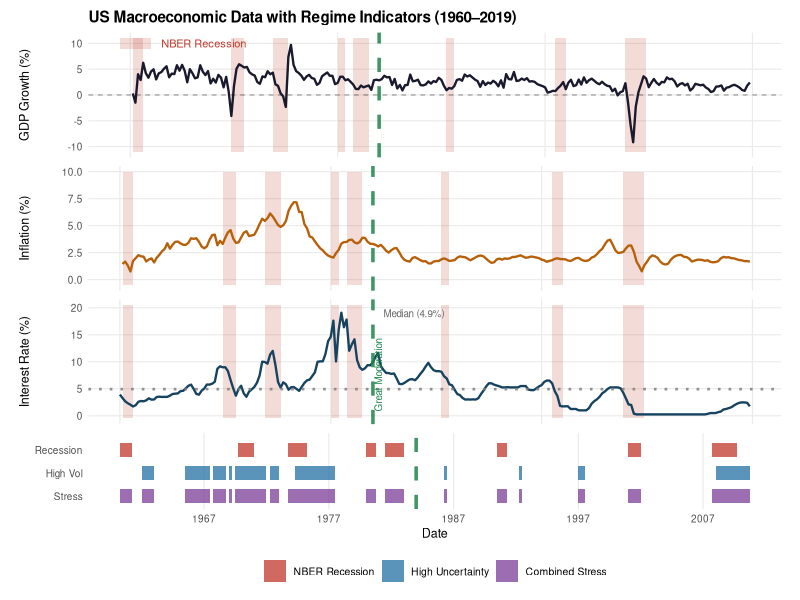
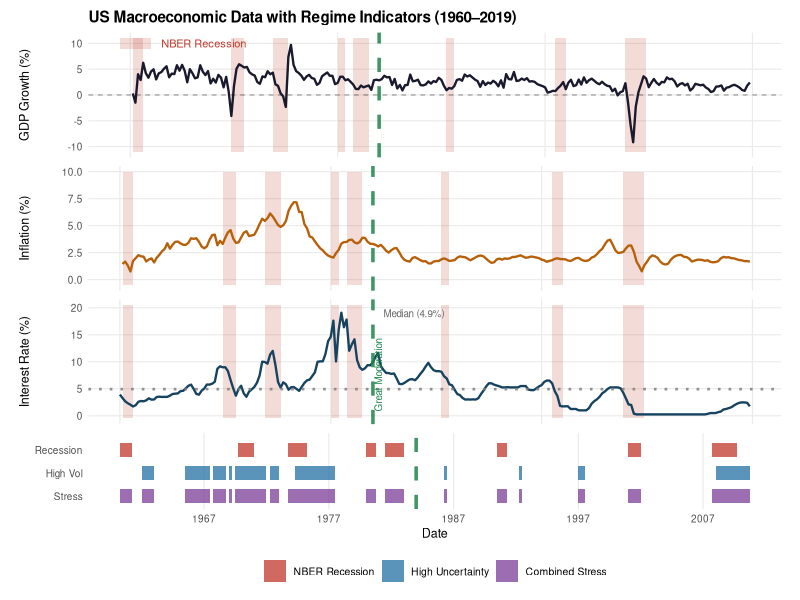

Recreate these plots in R, in order.
# =============================================================================
# figure_10_3.R
# Replication code for Figure 10.3
# US Macroeconomic Data with Regime Indicators (1960-2019)
#
# Macroeconometrics — Paccagnini (2026), Chapter 10
#
# Data file required (same folder): macro_data_1960_2019.csv
# Install packages once:
#   install.packages(c("ggplot2","dplyr","tidyr","zoo","patchwork","scales"))
# =============================================================================

library(ggplot2)
library(dplyr)
library(tidyr)
library(zoo)
library(patchwork)
library(scales)

# ── 0. Load data ──────────────────────────────────────────────────────────────
df <- read.csv("macro_data_1960_2019.csv", stringsAsFactors = FALSE)
df$date <- as.Date(df$date)
df$gdp_growth <- as.numeric(df$gdp_growth)
df$inflation  <- as.numeric(df$inflation)
T <- nrow(df)

# ── 1. Regime indicators ──────────────────────────────────────────────────────
# Rolling 8-quarter SD of GDP growth (zoo::rollapply)
df$roll_std <- rollapply(df$gdp_growth, width = 8, FUN = sd,
                         fill = NA, align = "right", partial = TRUE)
p75         <- quantile(df$roll_std, 0.75, na.rm = TRUE)
df$high_vol <- as.integer(df$roll_std > p75)
df$high_vol[is.na(df$high_vol)] <- 0L
df$stress   <- pmax(df$nber_rec, df$high_vol)

gm_date <- as.Date("1984-01-01")
ffr_med <- median(df$ffr, na.rm = TRUE)

# ── 2. Colours ────────────────────────────────────────────────────────────────
C_REC  <- "#C0392B"; C_HVOL <- "#2471A3"; C_STR <- "#7D3C98"
C_GM   <- "#1E8449"; C_GDP  <- "#1A1A2E"; C_INF <- "#B7600A"; C_FFR <- "#154360"

# ── 3. Build recession shading data.frame ─────────────────────────────────────
make_shading <- function(dates, indicator) {
  out <- data.frame(xmin=as.Date(character()), xmax=as.Date(character()))
  in_b <- FALSE
  for (i in seq_along(dates)) {
    if (indicator[i] == 1 && !in_b) { s <- dates[i]; in_b <- TRUE }
    else if (indicator[i] == 0 && in_b) {
      out <- rbind(out, data.frame(xmin=s, xmax=dates[i])); in_b <- FALSE
    }
  }
  if (in_b) out <- rbind(out, data.frame(xmin=s, xmax=tail(dates,1)))
  out
}

rec_shading  <- make_shading(df$date, df$nber_rec)
# Add ymin/ymax for each panel
make_rect <- function(shd, ymin, ymax) {
  if (nrow(shd)==0) return(NULL)
  shd$ymin <- ymin; shd$ymax <- ymax; shd
}

# ── 4. Helper: common theme ───────────────────────────────────────────────────
my_theme <- function() {
  theme_minimal(base_size = 9) +
    theme(panel.grid.minor  = element_blank(),
          panel.grid.major  = element_line(colour="grey92"),
          axis.title.x      = element_blank(),
          axis.text.x       = element_blank(),
          axis.ticks.x      = element_blank(),
          plot.margin       = margin(2,8,2,8))
}

# ── 5. Panel 1: GDP Growth ────────────────────────────────────────────────────
p1 <- ggplot(df, aes(x=date)) +
  geom_rect(data=make_rect(rec_shading,-11,11),
            aes(xmin=xmin,xmax=xmax,ymin=ymin,ymax=ymax),
            fill=C_REC,alpha=0.18,inherit.aes=FALSE) +
  geom_hline(yintercept=0, linetype="dashed", colour="black", linewidth=0.4, alpha=0.4) +
  geom_line(aes(y=gdp_growth), colour=C_GDP, linewidth=0.8) +
  geom_vline(xintercept=gm_date, colour=C_GM, linetype="dashed", linewidth=1.2, alpha=0.85) +
  annotate("rect",xmin=as.Date("1959-01-01"),xmax=as.Date("1962-01-01"),
           ymin=9,ymax=11,fill=C_REC,alpha=0.18) +
  annotate("text",x=as.Date("1963-01-01"),y=10,label="NBER Recession",
           hjust=0,size=2.8,colour=C_REC) +
  scale_y_continuous(name="GDP Growth (%)") +
  coord_cartesian(ylim=c(-11,11)) +
  labs(title="US Macroeconomic Data with Regime Indicators (1960\u20132019)") +
  my_theme() +
  theme(plot.title=element_text(size=11,face="bold",hjust=0))

# ── 6. Panel 2: Inflation ─────────────────────────────────────────────────────
p2 <- ggplot(df, aes(x=date)) +
  geom_rect(data=make_rect(rec_shading,-0.5,10),
            aes(xmin=xmin,xmax=xmax,ymin=ymin,ymax=ymax),
            fill=C_REC,alpha=0.18,inherit.aes=FALSE) +
  geom_line(aes(y=inflation), colour=C_INF, linewidth=0.8) +
  geom_vline(xintercept=gm_date, colour=C_GM, linetype="dashed", linewidth=1.2, alpha=0.85) +
  scale_y_continuous(name="Inflation (%)") +
  coord_cartesian(ylim=c(-0.5,10)) +
  my_theme()

# ── 7. Panel 3: Fed Funds Rate ────────────────────────────────────────────────
p3 <- ggplot(df, aes(x=date)) +
  geom_rect(data=make_rect(rec_shading,-0.5,20.5),
            aes(xmin=xmin,xmax=xmax,ymin=ymin,ymax=ymax),
            fill=C_REC,alpha=0.18,inherit.aes=FALSE) +
  geom_line(aes(y=ffr), colour=C_FFR, linewidth=0.8) +
  geom_hline(yintercept=ffr_med, colour="grey50", linetype="dotted",
             linewidth=0.9, alpha=0.85) +
  geom_vline(xintercept=gm_date, colour=C_GM, linetype="dashed",
             linewidth=1.2, alpha=0.85) +
  annotate("text",x=as.Date("1985-01-01"),y=19,
           label=paste0("Median (",round(ffr_med,1),"%)"),
           hjust=0,size=2.5,colour="grey40") +
  annotate("text",x=as.Date("1984-07-01"),y=0.8,
           label="Great Moderation",hjust=0,size=2.5,colour=C_GM,angle=90) +
  scale_y_continuous(name="Interest Rate (%)") +
  coord_cartesian(ylim=c(-0.5,20.5)) +
  my_theme()

# ── 8. Panel 4: Regime indicators ────────────────────────────────────────────
make_regime_df <- function(dates, ind, label, y) {
  out <- data.frame(xmin=as.Date(character()), xmax=as.Date(character()),
                    label=character(), y=numeric())
  in_b <- FALSE
  for (i in seq_along(dates)) {
    if (ind[i]==1 && !in_b) { s <- dates[i]; in_b <- TRUE }
    else if (ind[i]==0 && in_b) {
      out <- rbind(out, data.frame(xmin=s,xmax=dates[i],label=label,y=y)); in_b<-FALSE
    }
  }
  if (in_b) out <- rbind(out, data.frame(xmin=s,xmax=tail(dates,1),label=label,y=y))
  out
}

H <- 0.18
reg_df <- rbind(
  make_regime_df(df$date, df$nber_rec,  "NBER Recession", 0.67),
  make_regime_df(df$date, df$high_vol,  "High Uncertainty", 0.37),
  make_regime_df(df$date, df$stress,    "Combined Stress",  0.07)
)
reg_df$label <- factor(reg_df$label,
  levels=c("NBER Recession","High Uncertainty","Combined Stress"))

colors4 <- c("NBER Recession"=C_REC, "High Uncertainty"=C_HVOL,
             "Combined Stress"=C_STR)

p4 <- ggplot() +
  geom_rect(data=reg_df,
            aes(xmin=xmin,xmax=xmax,ymin=y-H/2,ymax=y+H/2,fill=label),
            alpha=0.75,inherit.aes=FALSE) +
  geom_vline(xintercept=gm_date,colour=C_GM,linetype="dashed",
             linewidth=1.2,alpha=0.85) +
  scale_fill_manual(values=colors4, name="Regime") +
  scale_y_continuous(breaks=c(0.07,0.37,0.67),
                     labels=c("Stress","High Vol","Recession")) +
  scale_x_date(date_breaks="10 years", date_labels="%Y") +
  labs(x="Date") +
  coord_cartesian(ylim=c(-0.05,0.85)) +
  theme_minimal(base_size=9) +
  theme(panel.grid.minor=element_blank(),
        panel.grid.major.y=element_blank(),
        panel.grid.major.x=element_line(colour="grey92"),
        legend.position="bottom",
        legend.title=element_blank(),
        legend.text=element_text(size=7.5),
        plot.margin=margin(2,8,2,8),
        axis.title.y=element_blank())

# ── 9. Combine with patchwork ─────────────────────────────────────────────────
final <- p1 / p2 / p3 / p4 +
  plot_layout(heights=c(1.8,1.8,1.8,1.1))

ggsave("Figure_10_3.pdf", plot=final, width=13, height=11, units="in")
ggsave("Figure_10_3.png", plot=final, width=13, height=11, units="in", dpi=300)
cat("Saved Figure_10_3.pdf and Figure_10_3.png\n")
